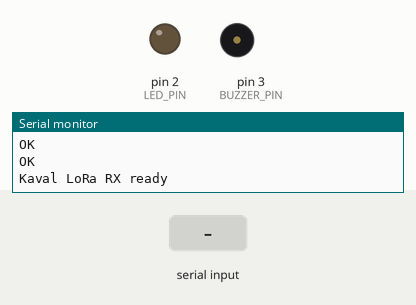
Simulated run of this sketch. Board: Arduino Nano, built with avr-gcc and run on an emulated ATmega328P. Shown: output pins drawn as LEDs (lit = HIGH), buzzer (waves = sounding, pin HIGH), the last lines printed to the serial monitor. The test bench sets the inputs (shaded band). The modem accepts every AT command (registered, SIM ready, sends succeed) and sends nothing else.

Above: at 3.2 s.
3.3 s: "1\n" received over the second serial link
At 4.0 s:
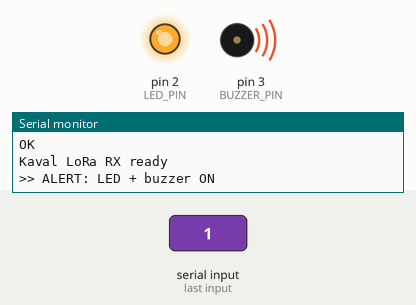
Timing chart, 0 to 6.3 s (numbered marks = the images above; inputs shaded):
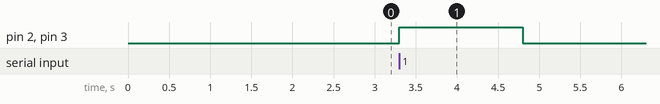

Measured:
- after the input at 3.3 s, pin 2 (LED_PIN), pin 3 (BUZZER_PIN): LOW → HIGH at once, → LOW 1.5 s later

The sketch:

lora-receiver.ino
```cpp
// Kaval LoRa receiver — Arduino Nano + RYLR998 + red LED + buzzer
// Idle: LED off, buzzer silent. While 'H' keeps arriving: LED on + buzzer on.
// RYLR998 at 115200 baud, address 0, network 10 (must match the transmitter).

#include <SoftwareSerial.h>

#define LORA_RX_PIN 4   // Nano D4 -> RYLR998 TX
#define LORA_TX_PIN 5   // Nano D5 -> RYLR998 RX
#define LED_PIN     2   // red LED (with series resistor)
#define BUZZER_PIN  3   // active buzzer

SoftwareSerial loraSerial(LORA_RX_PIN, LORA_TX_PIN);

const int LORA_ADDRESS    = 0;
const int LORA_NETWORK_ID = 10;
const unsigned long ACTIVE_TIMEOUT_MS = 1500;  // alert stays on this long after the last 'H'

unsigned long lastSignalTime = 0;
bool alertOn = false;

void sendAT(const String &cmd) {
  loraSerial.print(cmd);
  loraSerial.print("\r\n");
  delay(500);
  while (loraSerial.available()) Serial.write(loraSerial.read());
}

void setAlert(bool on) {
  alertOn = on;
  digitalWrite(LED_PIN, on ? HIGH : LOW);
  digitalWrite(BUZZER_PIN, on ? HIGH : LOW);
  Serial.println(on ? ">> ALERT: LED + buzzer ON" : "Alert cleared");
}

void setup() {
  Serial.begin(115200);
  loraSerial.begin(115200);
  pinMode(LED_PIN, OUTPUT);
  pinMode(BUZZER_PIN, OUTPUT);
  setAlert(false);
  delay(1000);
  sendAT("AT+ADDRESS=" + String(LORA_ADDRESS));
  sendAT("AT+NETWORKID=" + String(LORA_NETWORK_ID));
  Serial.println("Kaval LoRa RX ready");
}

void loop() {
  if (loraSerial.available()) {
    String line = "";
    unsigned long lastByte = millis();
    while (millis() - lastByte < 50) {
      if (loraSerial.available()) {
        char c = loraSerial.read();
        lastByte = millis();
        if (c == '\n') break;
        line += c;
      }
    }
    // Module's own +OK/+ERR replies are ignored; any other line is treated as a signal
    // (SoftwareSerial at 115200 can garble +RCV frames, so no strict parsing).
    if (line.indexOf("+OK") == -1 && line.indexOf("+ERR") == -1 && line.length() > 0) {
      lastSignalTime = millis();
      if (!alertOn) setAlert(true);
    }
  }
  if (alertOn && millis() - lastSignalTime >= ACTIVE_TIMEOUT_MS) setAlert(false);
}
```
